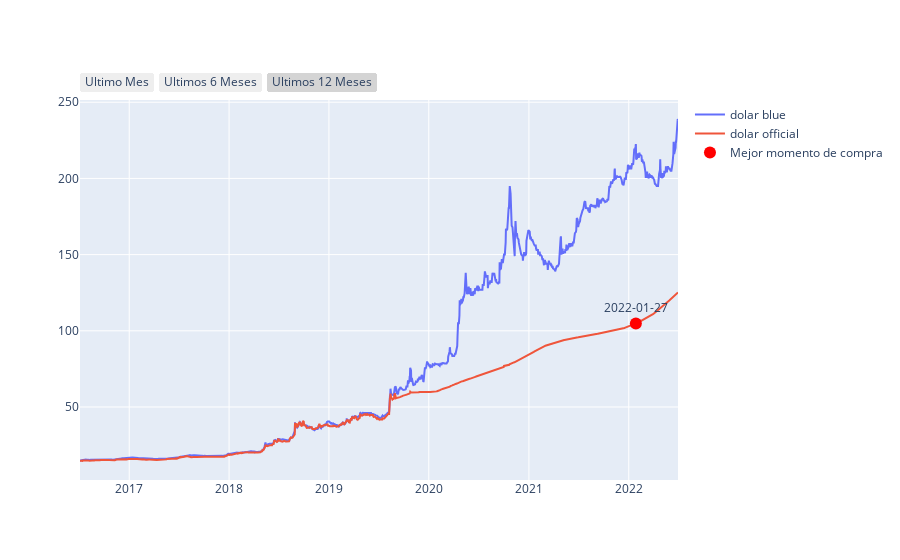

Write notebook code for a chart like this one.
### Code cell
import plotly.graph_objects as go

fig= go.Figure()
fig.add_trace(go.Scatter(x=df['date'],
                            y=df['usd_blue'],
                            mode='lines',
                            name='dolar blue'))
fig.add_trace(go.Scatter(x=df['date'],
                            y=df['usd_official'],
                            mode='lines',
                            name='dolar official'))
fig.add_trace(go.Scatter(x=dft['date'],
                            y=dft['usd_official'],
                            mode='markers + text',
                            name='Mejor momento de compra',
                            marker=dict(color='red',size=12),
                            text = '2022-01-27',
                            textposition="top center"))
fig.update_xaxes(
        rangeselector=dict(
                buttons=list([
                        dict(count=1, label='Ultimo Mes', step='month', stepmode='backward'),
                        dict(count=6, label='Ultimos 6 Meses', step='month', stepmode='backward'),
                        dict(label='Ultimos 12 Meses' , step='all')
                ])
        ))
fig.show()

### Figure 1 — Plotly figure (JSON) as saved in the notebook; plotly's stock layout.template omitted (floating-point values rounded to 4 significant figures; data arrays with more than 128 entries replaced by an {"elided": "..."} marker saying what was removed)
{"data": [{"mode": "lines", "name": "dolar blue", "type": "scatter", "x": {"elided": "1460 str values"}, "y": {"elided": "1460 float values"}}, {"mode": "lines", "name": "dolar official", "type": "scatter", "x": {"elided": "1460 str values"}, "y": {"elided": "1460 float values"}}, {"marker": {"color": "red", "size": 12}, "mode": "markers+text", "name": "Mejor momento de compra", "text": "2022-01-27", "textposition": "top center", "type": "scatter", "x": ["2022-01-27"], "y": [104.8]}], "layout": {"xaxis": {"rangeselector": {"buttons": [{"count": 1, "label": "Ultimo Mes", "step": "month", "stepmode": "backward"}, {"count": 6, "label": "Ultimos 6 Meses", "step": "month", "stepmode": "backward"}, {"label": "Ultimos 12 Meses", "step": "all"}]}}}}
